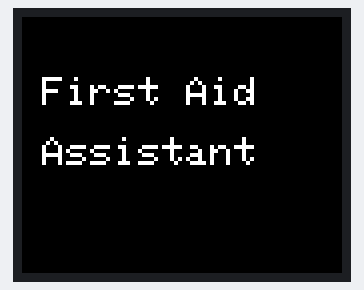
Bench run of a sketch on a simulated Arduino Uno, built with avr-gcc and run on an emulated ATmega328P. On the bench: 160×128 colour display. What the sketch prints to the serial monitor is not drawn.

Above: at 3.8 s.

The sketch:

lcd_test.ino
```cpp
#include <Adafruit_GFX.h>
#include <Adafruit_ST7735.h>
#include <SPI.h>

// --- Pin Definitions ---
#define TFT_CS   5
#define TFT_DC   2   // A0 = DC
#define TFT_RST  4

Adafruit_ST7735 tft(TFT_CS, TFT_DC, TFT_RST);

void setup() {
  Serial.begin(115200);
  Serial.println("Initializing TFT...");

  tft.initR(INITR_BLACKTAB);  // We'll try others if needed
  tft.setRotation(1);

  delay(500);

  tft.fillScreen(ST77XX_RED);
  delay(1000);
  tft.fillScreen(ST77XX_GREEN);
  delay(1000);
  tft.fillScreen(ST77XX_BLUE);
  delay(1000);
  tft.fillScreen(ST77XX_BLACK);

  tft.setTextColor(ST77XX_WHITE);
  tft.setTextSize(2);
  tft.setCursor(10, 30);
  tft.println("First Aid");
  tft.setCursor(10, 60);
  tft.println("Assistant");
}


void loop() {}
```
